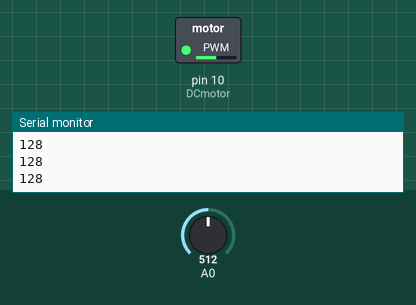
A sketch run on a simulated Arduino Uno, built with avr-gcc and run on an emulated ATmega328P. On the bench: switched loads named in the sketch (green lamp = pin HIGH), the last lines printed to the serial monitor. The inputs (shaded band) are chosen by the test bench; at power-on: A0 = 512.

Above: at 1.2 s.
1.3 s: A0 set to 716
At 1.6 s:
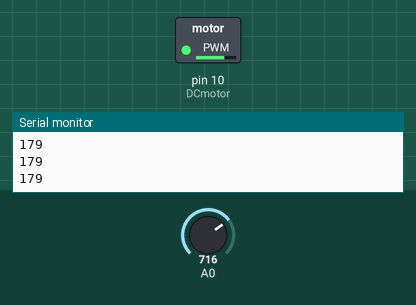
2.8 s: A0 set to 900
At 4.0 s:
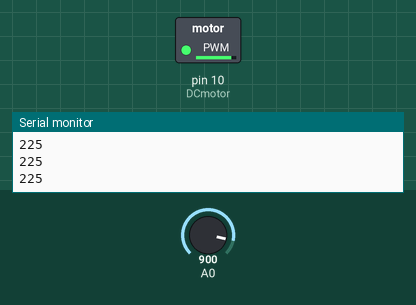
4.3 s: A0 set to 122
At 5.4 s:
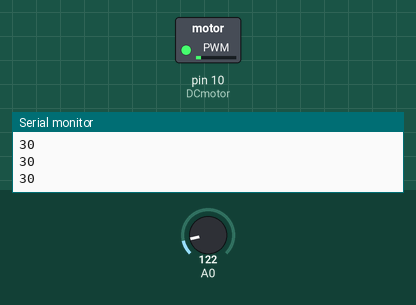
5.8 s: A0 set to 0
At 6.7 s:
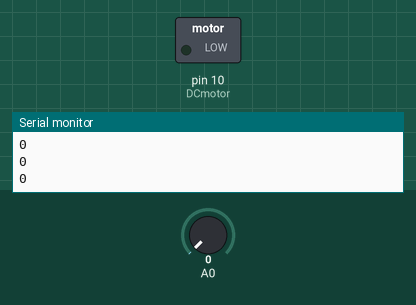
Timing chart, 0 to 8.3 s (numbered marks = the images above; inputs shaded):
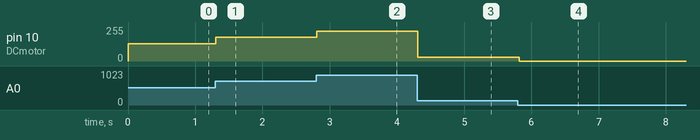

The sketch:

challenge_C26-2.ino
```cpp
int DCmotor=10;
void setup() {
  pinMode(DCmotor,OUTPUT);
  Serial.begin(9600);
}

void loop() {
  int potentiometer=analogRead(A0)/4;
  analogWrite(DCmotor,potentiometer);
  Serial.print(potentiometer);
  Serial.println("\n");
  delay(100);

}
```

Measured:
- after the input at 1.3 s, pin 10 (DCmotor): 128/255 → 179/255 at once
- after the input at 2.8 s, pin 10 (DCmotor): 179/255 → 225/255 at once
- after the input at 4.3 s, pin 10 (DCmotor): 225/255 → 30/255 at once
- after the input at 5.8 s, pin 10 (DCmotor): 30/255 → 0/255 at once
